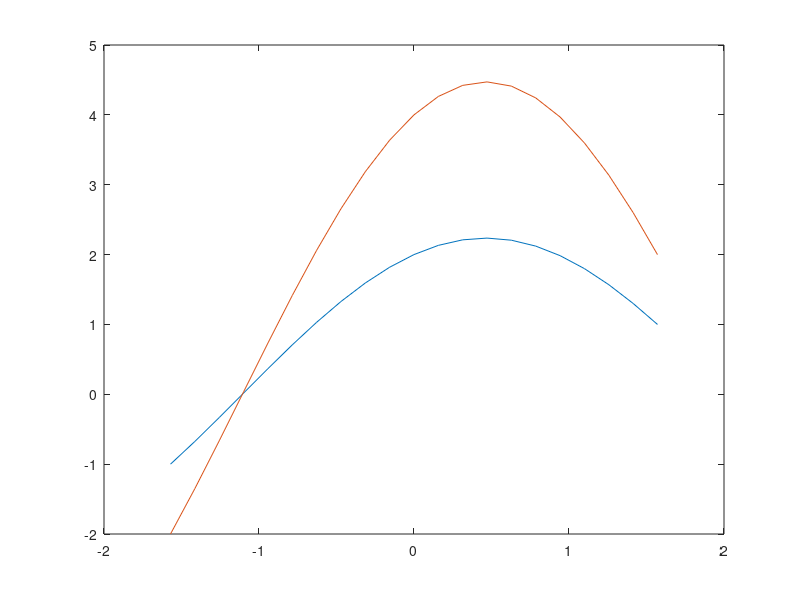

MATLAB code to generate this figure:
% simple hough transform
clear all; 
close all; 


alpha_step = pi / 20; 
alpha = [-pi*0.5: alpha_step: pi*0.5]

p_1 = [2; 1]; 
p_2 = [4; 2]; 


for i=1:length(alpha)
  d_1(i) = p_1(1) * cos(alpha(i)) + p_1(2)*sin(alpha(i)); 
  d_2(i) = p_2(1) * cos(alpha(i)) + p_2(2)*sin(alpha(i));
end; 



figure(1); 
plot(alpha, d_1); 
hold on; 
plot(alpha, d_2); 



% hough transform
p_size = 100;
m = 3; 
t = 1; 
noise_scale = 20;


% create line with random noise
for i=1:p_size 
  if(i < 50)
    noise_y = rand * noise_scale;
    p(:,i) =  [i; i*m + t*noise_y];
  else
    noise_y = rand * noise_scale;
    p(:,i) =  [i; -i*m - t*noise_y];
  end;
end;

%figure(2); 
%plot(p(1,:), p(2,:), 'xr');

% apply hough transform 
for i=1:p_size
  for a=1:length(alpha)
    d(a, i) = p(1,i) * cos(alpha(a)) + p(2,i) * sin(alpha(a));

  end; 
end; 


%figure(3);
%for i=1:length(p)
%  plot(alpha, d(:,i));
%disp ("press return to continue") 
%pause ()
%  hold on; 
%end; 
 
